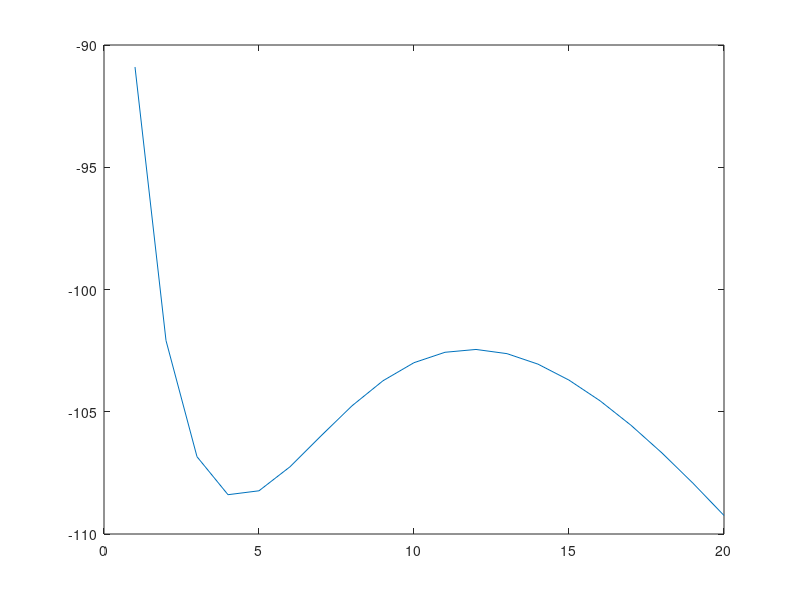

MATLAB code for this plot:
clear all
close all
clc

% inputs

%frequency
f = 5.8e9; %Hz
x = linspace(-100,-50,100);
% distance between reader and tag
r = 20; %m

% miniumum required power at the receiver
Prmin = -110; %dBm

% minimum required SNR
SNRmin = 10; %dB

% noise figure
NF = 2; %dB

%Bandwidth of the receiver
BW = 1e6; %1 Hz

% Receiver Noise power
Pn = -111; %dBm

% Processing gain
Gpr = 10; %dB

%%

%Sensitivity of Receiver Calculation
%Sensitivity of Receiver Calculation
N = 30;
% Transmitted power ranges
PT = linspace(-20, 30, N); %dBm
% Transmitting antenna gain
Gtx = linspace(1.8, 7.415, N); %dBi
% Receiving antenna gain
Grx = linspace(1.8, 30, N); %dBi
% Tag antenna gain
Gt = linspace(1.8, 13.07, N); %dBi

%%
%gain of the reflection amplifier fitted to the experimental results

% p1 =      0.9694;
% p2 =       2.946;
% p3 =       -3.38;
% p4 =      -16.22;
% p5 =        24.2;
p1 =    0.001327;%  (-0.008781, 0.01144)
p2 =      0.3925;%  (-2.5, 3.285)
p3 =       43.28;%  (-266.4, 353)
p4 =        2107;%  (-1.26e+04, 1.681e+04)
p5 =   3.821e+04;%  (-2.232e+05, 2.996e+05)

a1 =       34.63;%  (31.84, 42.52)
b1 =      -78.24;%  (-79.86, -74.42)
c1 =       93.67;%  (7.169, 13.86)
Gqtr = @(x) a1*exp(-((x-b1).^2/c1))+4; % x is incident tag power in dBm

% plot(x,Gqtr(x))
%%
temp_result = zeros(N^4,6);
lambda = 3e8/(f);%m
path = 10*log10((lambda./(4*pi.*r)).^2);
count = 1;
possible_rows = zeros(N^4,1);
for a = 1:length(PT)
    for b = 1:length(Gtx)
        for c = 1:length(Grx)
            for d = 1:length(Gt)
                Ptag = PT(a) + Gtx(b) + Gt(d) + path;
                G_tag = Gqtr(Ptag);
                P_backscattered = Ptag + G_tag + Gt(d) + Grx(c) + path;
                index = (N^3*a-N^3) + (N^2*b-N^2) + (N*c-N) + d;
                temp_result(index,4) = Gt(d);
                temp_result(index,3) = Grx(c);
                temp_result(index,2) = Gtx(b);
                temp_result(index,1) = PT(a);
                temp_result(index,5) = P_backscattered;
                temp_result(index,6) = Ptag;
                
                if((Ptag > -80 && Ptag < -60) && (P_backscattered > Prmin))
                    possible_rows(count) = index;
                    count = count + 1;
                end
            end
        end
    end
end
possible_rows = possible_rows(possible_rows~=0);
result = zeros(length(possible_rows),6);
for a = 1:(length(possible_rows))
    result(a,:) = temp_result( possible_rows(a)   ,:);
end

[a,min_tag_row] = min(result(:,4));
min_Gtag_indices = find(result(:,4) == min(result(:,4)));
min_Gtag_results = zeros(length(min_Gtag_indices),6);
for a = 1:length(min_Gtag_indices)
    min_Gtag_results(a,:) = result(min_Gtag_indices(a),:);
end

%TAKE 1131
r = 1:1:20;
path = 10*log10((lambda./(4*pi.*r)).^2);

a = 1131;
PT = min_Gtag_results(a,1);Gtx = min_Gtag_results(a,2); Grx = min_Gtag_results(a,3); Gt = min_Gtag_results(a,4); r = 1:20;
Ptag = PT + Gtx + Gt + path;
G_tag = Gqtr(Ptag);
P_backscattered = Ptag + G_tag + Gt + Grx + path;

plot(r,P_backscattered)


